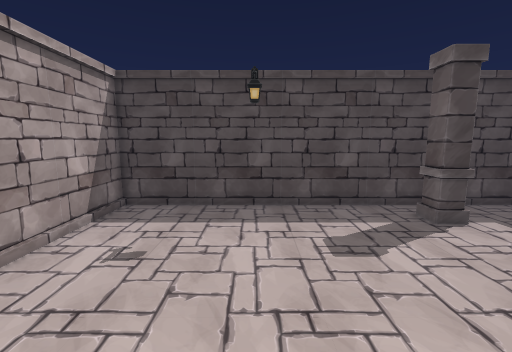
[1] (above)

15 first-person views from a walk through a Unity game level. The camera is 1.5 m above the floor, tilts 8° down and sees 90° across. The floor is counted in squares, 0.5 m on a side. Each view is taken from the middle of a square. On the plan, view 1 faces up. The plan holds only what a view shows up to about 19 squares ahead; the rest is blank. The place goes on beyond the plan. Door leaves are left out, so doorways stand open. Some surface patterns are stand-ins.

[2]
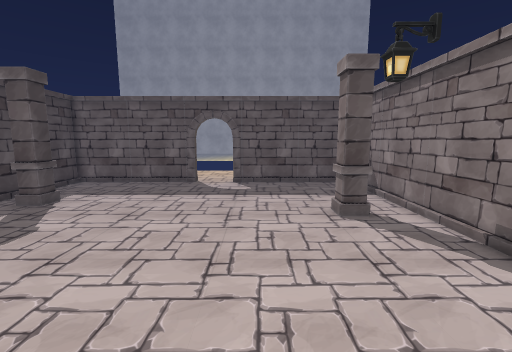

[3]
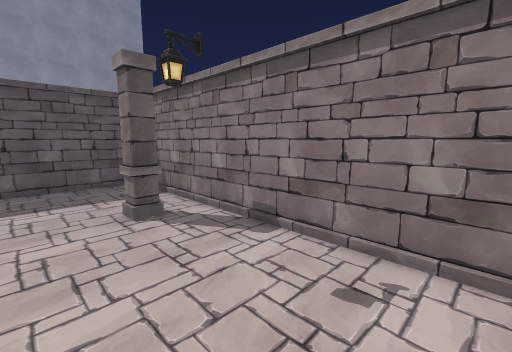

[4]
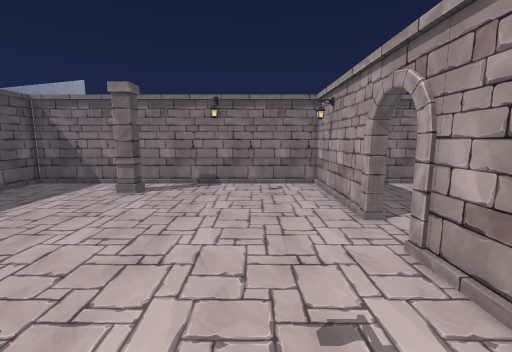

[5]
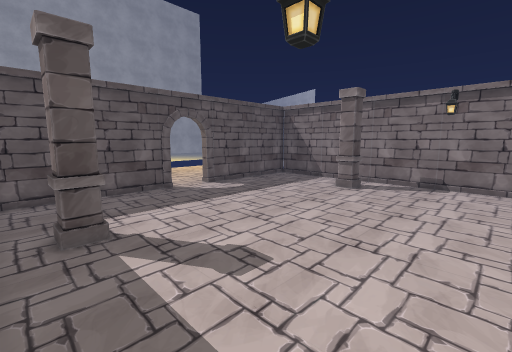

[6]
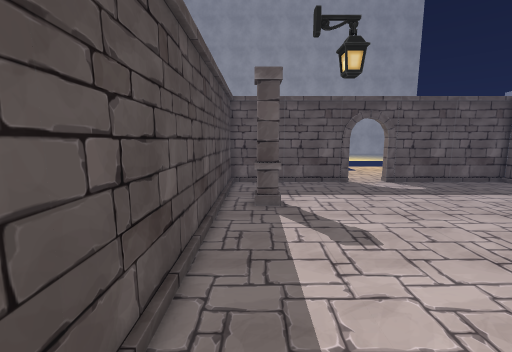

[7]
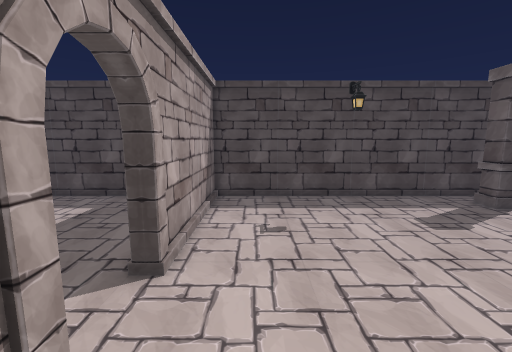

[8]
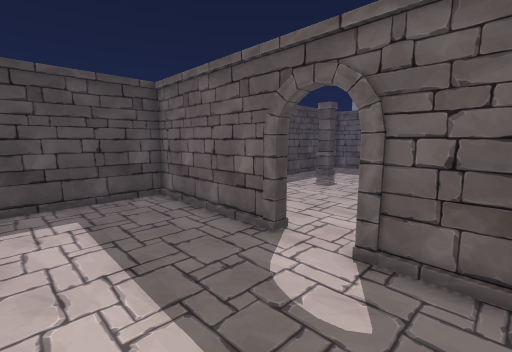

[9]
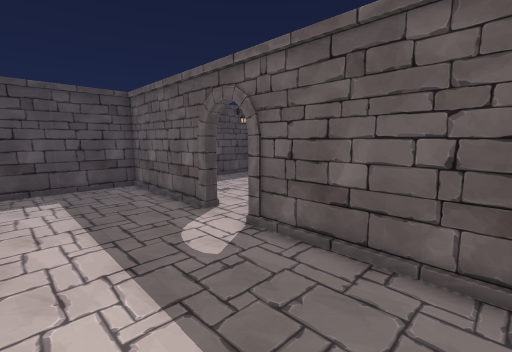

[10]
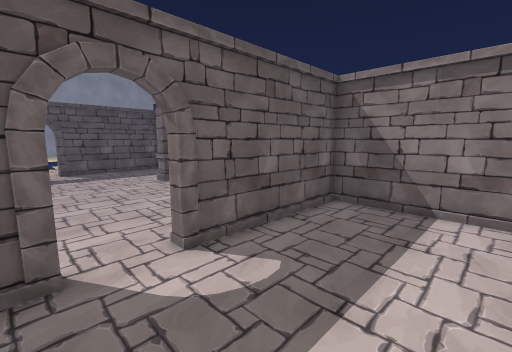

[11]
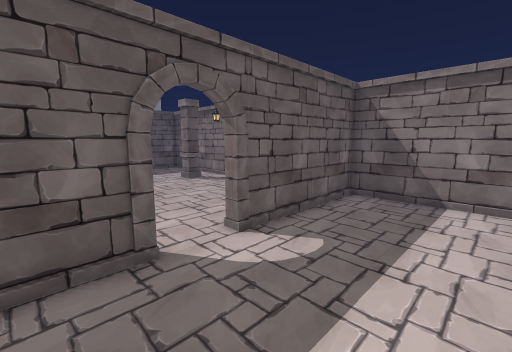

[12]
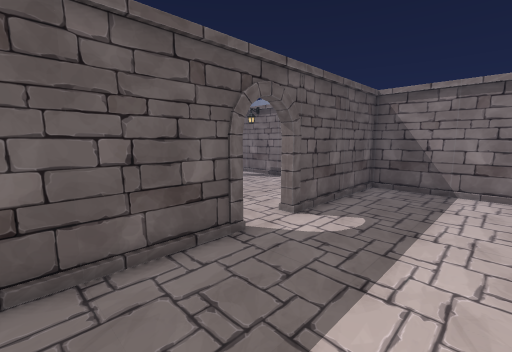

[13]
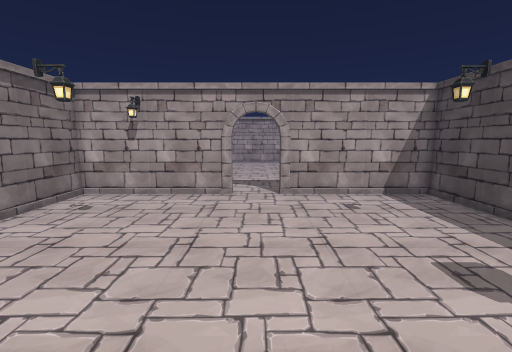

[14]
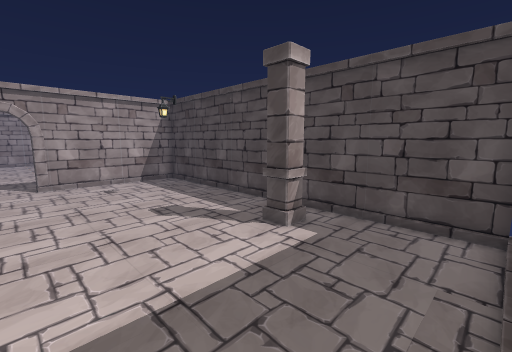

[15]
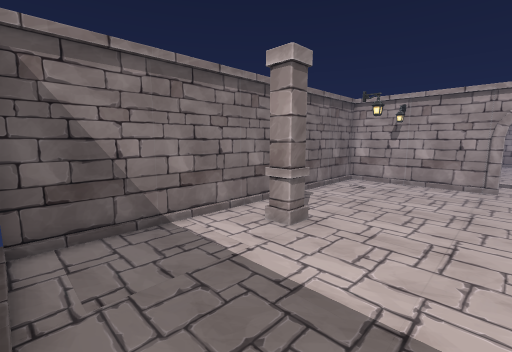

### Floor plan
Points are (right, up) in squares from view 1. A wall is a line through its corners. A room is listed if a view was taken in it or the views show most of it. See-through windows are left out.
Room 1 (views 1, 2, 3, 4, 5, 6, 7, 13, 14, 15)
walls: (13.9, 3.4) (13.3, 3.4) (13.3, 11.8) (-6.3, 11.8) (-6.3, 3.4); (-6.3, 0.6) (-6.3, -7.8) (13.2, -7.8); (13.3, -8.1) (13.3, 0.6) (13.9, 0.6)
ways out: open door at (-6, 2) to room 2; open door at (14, 2)
objects: pillar (5, -5) to (6, -4); pillar (6, 9) to (8, 10)
Room 2 (views 8, 9, 10, 11, 12)
walls: (-6.3, 3.4) (-6.7, 3.4) (-6.7, 11.8) (-13.5, 11.8); (-13.2, -7.8) (-6.7, -7.8) (-6.7, 0.6) (-6.3, 0.6)
ways out: open door at (-6, 2) to room 1

Positions as (right, up) in squares from view 1, and headings:
1: (0, 0), facing up
2: (-5, -1), facing right
3: (-5, -1), facing down-right
4: (-2, 10), facing down
5: (-2, 11), facing down-right
6: (-5, 10), facing right
7: (-4, -2), facing up
8: (-13, -2), facing up-right
9: (-13, -6), facing up-right
10: (-13, 4), facing down-right
11: (-13, 6), facing down-right
12: (-13, 9), facing down-right
13: (8, 2), facing left
14: (13, 2), facing up-left
15: (13, 1), facing down-left
